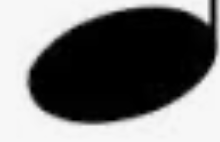
#> input picture 04_TEMPLATE_MATCHING/tem/tem_full_1.png, 220 x 142 px, found by its file name
$ python note_search3.py
#> lines starting #> are read from the running program, lines starting #| are printed output that depends on the picture; after the words box and inside, x2 and y2 are one past the last pixel; in counts of white or black regions, pixels touching at a corner belong together
#곰돌이 오선 좌표 323, 335, 349, 362, 375, 588, 600, 614, 626, 640, 856, 868, 882, 895, 907

import cv2 as cv
import numpy as np
import copy
from matplotlib import pyplot as plt
from operator import itemgetter

def note_search(imgpath):
    #img_rgb = cv.imread('.vscode\score4.png', 0)
    img_rgb = cv.imread(imgpath, 0)
    img_gray = cv.imread(imgpath, cv.COLOR_BGR2GRAY)
    ret, dst = cv.threshold(img_gray,100,255,cv.THRESH_BINARY)
    # x = cv.cvtColor(dst, cv.COLOR_BGR2GRAY)
    img_rgb2 = cv.imread(imgpath, cv.COLOR_BGR2GRAY)

    lists = ['/Users/zjisuoo/Documents/zjisuoo_git/OurChord/01_OPENCV/note/tem_full_1.png','/Users/zjisuoo/Documents/zjisuoo_git/OurChord/01_OPENCV/note/tem_full_2.png']#나중 DB 경로로 수정
    xylist=[]
    xylist.append([])
    i=0
    for image in lists:
        template = cv.imread(image,0)
#> template: shape (142, 220); min 0, max 247, mean 115.5
        ret1, dst1 = cv.threshold(template,100,255,cv.THRESH_BINARY)
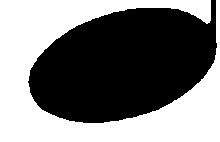
#> dst1: shape (142, 220); 47.8% white; 1 white region, box (x1, y1, x2, y2) and area: (0, 0, 220, 142) 14937
        template_gray = cv.cvtColor(dst1,cv.COLOR_BGR2RGB)
        w, h = template.shape[::-1]
#> w = 220; h = 142

        res = cv.matchTemplate(dst1, template,cv.TM_CCOEFF_NORMED) #0.6<x< 0.65
#> res = [0.98]
        #res = cv.matchTemplate(x,dst1,cv.TM_CCOEFF_NORMED) #0.6<x< 0.65
        threshold = 0.65
        loc = np.where( res >= threshold)
#> loc = ([0], [0])
        for pt in zip(*loc[::-1]):
            cv.rectangle(img_gray, pt, (pt[0] + w, pt[1] + h), (0,0,255), 1)
            #print(pt, (pt[0] + w, pt[1] + h))
            #print(pt[0])
            xylist[i].append(pt[0])
            xylist[i].append(pt[1])
            xylist.append([])
            i=i+1
#> this loop made 1 pass
#> (pt, i) on pass 1: ((0, 0), 1)
#> after the loop, i = 1; xylist = [[0, 0], []]
#> pass 2 of the loop in note_search, `for image in lists:`:
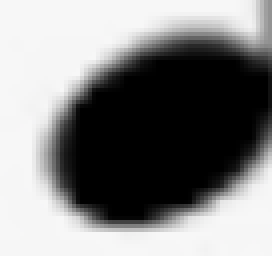
#> input picture 04_TEMPLATE_MATCHING/tem/tem_full_2.png, 68 x 64 px, found by its file name (shown 4 times larger)
#> template: shape (64, 68)
#> in note_search, `ret1, dst1 = cv.threshold(template,100,255,cv.THRESH_BINARY)`:
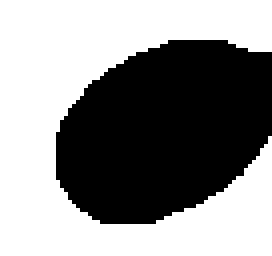
#> dst1: shape (64, 68) (shown 4 times larger); 56% white; 1 black region, box (x1, y1, x2, y2) and area: (14, 10, 68, 56) 1915
#> res = [0.958]
#> the loop in note_search, `for pt in zip(*loc[::-1]):` made 1 pass
#> (pt, i) on pass 1: ((0, 0), 2)
#> after the loop in note_search, `for pt in zip(*loc[::-1]):`: i = 2; xylist = [[0, 0], [0, 0], []]
    #빈 리스트 삭제
    del xylist[len(xylist)-1]

    num=len(xylist)
#> num = 2
    xylist.sort(key=itemgetter(1))
    remlist=[]
    k=0

    for i in range(len(xylist)-1):
        for j in range(i+1,len(xylist)-1):
        #for j in range(len(xylist)-1):
            if abs(xylist[i][0]-xylist[j][0])<5 and abs(xylist[i][1]-xylist[j][1])<5 :
                remlist.append(i)
#> this loop made 1 pass
#> after the loop, remlist = []

    remlist=list(set(remlist))
    remlist.sort()
    remnum=len(remlist)-1
#> remnum = -1

    #중복 좌표 제거
    for i in range(remnum, -1, -1):
        del xylist[remlist[i]]

    num = len(xylist)-1
#> num = 1
    #y좌표를 오름차순으로 정렬
    xylist.sort(key=itemgetter(1))
    m=1
    #테스트 좌표
    #stafflist = [323, 335, 349, 362, 375, 588, 600, 614, 626, 640, 856, 868, 882, 895, 907]

    stafflist = detect_staff(imgpath)
    print(stafflist)
    staffnum = int(len(stafflist)/5)
    updownlist = []
    #밑에 음표 자르는 부분 def 로 변환 필요
    for i in range(num):
        #testcopy = img_rgb.copy()
        for j in range(0,staffnum*2):
            if(j%2 == 0):
                if(xylist[i][1]<stafflist[5*int(j/2)+2]):
                    updownlist.append("down")
                    print(f"{m}번째 : ", xylist[i][0],xylist[i][1], updownlist[i])
                    cv.rectangle(img_rgb2, (xylist[i][0]-2,xylist[i][1]-3), (xylist[i][0] + 31, xylist[i][1] + 60), (0,0,255), 1)
                    break
            else:
                if(xylist[i][1]<stafflist[5*int(j/2)+4]+20):
                    updownlist.append("up")
                    print(f"{m}번째 : ", xylist[i][0],xylist[i][1], updownlist[i])
                    cv.rectangle(img_rgb2, (xylist[i][0]-2,xylist[i][1]-48), (xylist[i][0] + 31, xylist[i][1] + 15), (0,0,255), 1)
                    break
        #cv.rectangle(img_rgb2, (xylist[i][0]-2,xylist[i][1]-48), (xylist[i][0] + 31, xylist[i][1] + 15), (0,0,255), 1)
        #print(f"{m}번째 : ", xylist[i][0],xylist[i][1], updownlist[i])
        #testcopy = img_rgb[xylist[i][1]:xylist[i][1]+18, xylist[i][0]:xylist[i][0]+13]
        #cv.imwrite(f'.vscode\stest{i}.png',testcopy) #추후 DB저장으로 수정
        m=m+1

    cv.imshow('result1', img_gray)
    cv.imshow('result2', img_rgb2)
    cv.imwrite('/Users/zjisuoo/Documents/zjisuoo_git/OurChord/01_OPENCV/sheet/resizebb.png', img_rgb2)
    print("갯수", len(updownlist))
    cv.waitKey(0)
def detect_staff(imagepath):#오선 좌표구하는 함수, 입력 값 : 이미지 경로 , 출력 값 : 오선 좌표 리스트
    img = cv.imread(imagepath,cv.IMREAD_COLOR)
#> (the run stopped early here; a loop or call above may not have finished)
